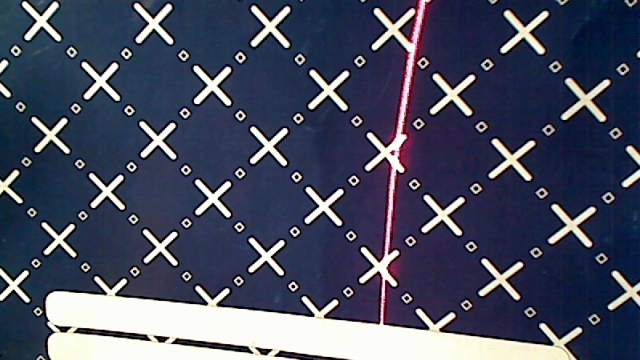
%> input picture Picture 18.jpg, 640 x 360 px
$ octave laser_line_detection.m   (GNU Octave 9; MATLAB toolbox functions it lacks are replaced by stand-ins)
%> lines starting %> are read from the running program, lines starting %| are printed output that depends on the picture; in (x1, y1, x2, y2) boxes, pixels count from 0 and x2, y2 are one past the last pixel; in counts of white or black regions, pixels touching at a corner belong together; the program's own positions count from 1
clear; close all; clc;
main();
% [1 line not run here, left out]
function main
% [10 lines of commented-out code are left out]
const_perc.HP_filter_size = 10;
const_perc.kernel_size = 1;
const_perc.diag_kernel_size = 0.75;
const_perc.fill_gap = 5;
const_perc.min_length = 20;
const_perc.fix_size = 1;

% Action what our code will process:
% 0 - photo
% 1 - video
% 2 - experiment with photo
action = 0;
switch action
    case 0 %Photo
        img_org = imread('Picture 18.jpg');
%> img_org is the input picture: size 360x640x3 uint8; mean R, G, B 71.9, 76.7, 96.3

        [const, kernels, kernels_diag, HP_filter] = init_detection(img_org, const_perc);
        line = perform_detection(img_org, const, kernels, kernels_diag, HP_filter);
        figure(1); imshow(img_org); hold on;
        plot_line(line);

    case 1 %Video
        reader = VideoReader('C-s_L-d.webm');
        start_frame = 110;
        img_org = readFrame(reader);
        [const, kernels, kernels_diag, HP_filter] = init_detection(img_org, const_perc);
        %Just read some starting frames
        for i = 1:start_frame
            readFrame(reader);
        end

        while hasFrame(reader)
            img_org = readFrame(reader);
            line = perform_detection(img_org, const, kernels, kernels_diag, HP_filter);
            figure(1); imshow(img_org); hold on;
            plot_line(line);
        end

    case 2 %Experiment
        img_org = imread('Picture HD.jpg');
        figure(1); imshow(img_org); hold on;
        xi = zeros(1,2); yi = zeros(1,2);
        for i=1:2
            [xi(i), yi(i)] = ginput(1);
            plot(xi(i),yi(i),'x','LineWidth',2,'Color','red');
        end
        plot([xi(1) xi(2)],[yi(1) yi(2)],'LineWidth',2,'Color','red');

        [const, kernels, kernels_diag, HP_filter] = init_detection(img_org, const_perc);
        line = perform_detection(img_org, const, kernels, kernels_diag, HP_filter);
        plot_line(line);

        %Calculate angle error
        user_angle = points_to_angle(xi, yi);
        detected_angle = points_to_angle([line.point1(1) line.point2(1)]...
            ,[line.point1(2) line.point2(2)]);
        angle_error = abs(user_angle - detected_angle);

        %Calculate detected points error
        %Calculate required parameters for line equation
        m = (yi(2)-yi(1))/(xi(2)-xi(1));
        b = yi(1) - m*xi(1);

        %Populate line equation with x's and y's
        x = 1:size(img_org,2);
        y = m*x + b;

        %Calculate distances between one of detected points and
        %points that user marked
        distances = zeros(1,size(img_org,2));
        for i=1:length(y)
            distances(i) = euclidean_distance(line.point1, [x(i) y(i)]);
        end
        point_error = min(distances);

        fprintf('Angle error: %f\n', angle_error);
        fprintf('Point error: %f\n', point_error);

    otherwise
        error('Unknown action %d', action);
end
end

% Perform all the laser line detection algorithm.
% img_org - RGB image where to detect laser line.
% const - structure of const values.
% kernels, kernels_diag - arrays of rotated kernels.
% HP_filter - Gaussian High Pass filter.
% ret - detected laser line.
function ret = perform_detection(img_org, const, kernels, kernels_diag, HP_filter)
%ret = best_line([2 2 2 2 2 2 2 2 2]);%ASDDASDASDASDDDASDASDAS
fprintf('Detecting...\n');
%Apply Fourier Transform to red channel of the image
img_red = img_org(:,:,1);
img_fft = fft2(img_red);
img_fft = fftshift(img_fft);

%Apply High Pass Filter to image frequency spectrum
fprintf('Filtering frequencies... ');
img_filtered = img_fft.*HP_filter;
img_filtered = fftshift(img_filtered);
img_filtered = ifft2(img_filtered);
img_filtered = uint8(real(img_filtered));
fprintf('Done\n');

%Get all the lines based on rotating kernel
fprintf('Detecting lines on kernel rotation... ');
lines = get_lines(img_filtered, kernels, const.fill_gap, const.min_length);
fprintf('Done\n');

%Get half of the lines with biggest point count
intensities = [lines(1:end).intensity];
[~,ind] = maxk(intensities, ceil(length(lines)*0.5));
intense_lines = lines(ind);

%Get pixel values of each line
fprintf('Acquiring pixels of lines for fixing points... ');
intense_lines = add_lines_pixels(intense_lines, kernels_diag, img_org, const.fix_size);
fprintf('Done\n');
%Fix line points and clean pixels then again add pixels
for i=1:length(intense_lines)
    intense_lines(i) = fix_line_points(intense_lines(i), const.fix_size);
    intense_lines(i).Rvals = [];
    intense_lines(i).Gvals = [];
    intense_lines(i).Bvals = [];
    intense_lines(i).Xvals = [];
    intense_lines(i).Yvals = [];
end
fprintf('Reacquiring pixels of lines... ');
intense_lines = add_lines_pixels(intense_lines, kernels_diag, img_org, 0);
fprintf('Done\n');
fprintf('Possible lines found: %d\n', length(intense_lines));

%Choose the best line based on particular rules
fprintf('Searching for laser line... ');
line = best_line(intense_lines);
fprintf('Done\n');

%Place line points in the center of line
line = fix_line_points(line, const.fix_size);
fprintf('Line detected at points: [%d %d] [%d %d] ', ...
    line.point1(1), line.point1(2), line.point2(1), line.point2(2));
fprintf('with angle %f\n', points_to_angle([line.point1(1), line.point2(1)],...
    [line.point1(2), line.point2(2)]))
ret = line;
fprintf('-------------------------------------------------------\n');
end

% Perform initialization of laser line detection
% img - image to initialize detection to.
% const_percents - structure of constants percentage.
% const - structure of const values.
% kernels, kernels_diag - arrays of rotated kernels.
% HP_filter - Gaussian High Pass filter.
function [const, kernels, kernels_diag, HP_filter] = init_detection(img, const_percents)
fprintf('Starting detector initialization...\n');
const = init_constants(const_percents, img);

kernel = generate_kernel(const.kernel_size);
kernels = kernel_rotate(kernel, false);
kernels_cnt = size(kernels,3);
fprintf('Rotated kernels count %d ', kernels_cnt);
if (kernels_cnt > 45)
    n = round(kernels_cnt/45);
    kernels = kernels(:,:,n:n:end);
    fprintf('was reduced to %d', size(kernels,3));
end
fprintf('\n');

kernel_diag = generate_kernel(const.diag_kernel_size);
kernels_diag = kernel_rotate(kernel_diag, false);

height = size(img,1);
width = size(img,2);
HP_filter = Gaussian_HP_filter(height, width, const.HP_filter_size);
fprintf('Initialization done\n');
fprintf('-------------------------------------------------------\n');
end

% Calculate constant values based on image size.
% const - structure constant percentages by image size.
% img - image to calculate constants from.
function ret = init_constants(const, img)

height = size(img,1);
%> height = 360
width = size(img,2);
%> width = 640
frame_size = sqrt(height^2 + width^2);
%> frame_size = 734.3
frame_size = real(frame_size);

fprintf('Frame given with size %dx%d\n', width, height);
%| Frame given with size 640x360

fprintf('Initializing detector constants with sizes: \n');
%Simply calculate value from percent given and round up to required number
ret.HP_filter_size = round(const.HP_filter_size*frame_size/100);
%> ret.HP_filter_size = 73
ret.kernel_size = round_odd(const.kernel_size*frame_size/100);
%> ret.kernel_size = 7
ret.diag_kernel_size = round_odd(const.diag_kernel_size*frame_size/100);
%> ret.diag_kernel_size = 5
ret.fill_gap = round(const.fill_gap*frame_size/100);
%> ret.fill_gap = 37
ret.min_length = round(const.min_length*frame_size/100);
%> ret.min_length = 147
ret.fix_size = round(const.fix_size*frame_size/100);
%> ret.fix_size = 7

fprintf('High Pass filter size: %d\n', ret.HP_filter_size);
%| High Pass filter size: 73
fprintf('Kernel size: %d\n', ret.kernel_size);
%| Kernel size: 7
fprintf('Diagonal kernel size: %d\n', ret.diag_kernel_size);
%| Diagonal kernel size: 5
fprintf('Hough Transform fill gap: %d\n', ret.fill_gap);
%| Hough Transform fill gap: 37
fprintf('Hough Transform minimum line length: %d\n', ret.min_length);
%| Hough Transform minimum line length: 147
fprintf('Fixing line points area size: %d\n', ret.fix_size);
%| Fixing line points area size: 7
%> in init_detection, `const = init_constants(const_percents, img);`: const = {HP_filter_size 73, kernel_size 7, diag_kernel_size 5, fill_gap 37, min_length 147, fix_size 7}
%> in generate_kernel, `center = ceil(kernel_size/2);`: center = 4
%> in init_detection, `kernel = generate_kernel(const.kernel_size);`: kernel = [0 0 0 0 0 0 0; 0 0 0 0 0 0 0; -1 -1 -1 -1 -1 -1 -1; 2 2 2 2 2 2 2; -1 -1 -1 -1 -1 -1 -1; 0 0 0 0 0 0 0; 0 0 0 0 0 0 0]
end

% Round to nearest odd integer.
% S - number to round.
function S = round_odd(S)
idx = mod(S,2)<1;
S = floor(S);
S(idx) = S(idx)+1;
end

% Move line points to brightest spot (line center)
% line - line to move.
% fix_size - line length to average
% ret - line with fixed points
% [15 lines left out: function fix_line_points, not called in this run]

% Choose the best line to match red laser line from array of lines.
% lines - array of lines.
% ret - chosen best line.
% [94 lines left out: function best_line, not called in this run]

% Add pixel values of lines to line structure array.
% lines - lines structure array.
% kernels_diag - array of another (bigger) rotated kernels, used for
%                extracting pixel values diagonally to line.
% img - RGB image to extract pixel values from.
% ret - structure of lines with pixel values.
% [58 lines left out: function add_lines_pixels, not called in this run]

% Get all the lines from image based on rotating kernel.
% img - image to search lines from.
% kernels - rotated kernels array.
% fill_gap, min_length - Hough Transform corresponding parameters.
function ret = get_lines(img, kernels, fill_gap, min_length)
%Structure initialization
lines(1).point1 = [0 0];
lines(1).point2 = [0 0];
lines(1).rotation = 0;
line_saved = false;
frame_size = 10; %To remove points from the very edges of binary image.
height = size(img,1);
width = size(img,2);
for i=1:size(kernels,3)
    kernel = kernels(:,:,i);

    %Apply kernel
    filtered = imfilter(img, kernel);
    %filtered = imgaussfilt(filtered,[2 2]);
    %imshow(filtered);
    %Top-hat
    SE = kernel_to_strel(kernel);

    top_hat = imadjust(filtered);
    %imshow(top_hat);

    %Threshold and median filter
    img_bin = top_hat > 127;
    %imshow(img_bin);
    img_bin = medfilt2(img_bin,[2 2]);
    %imshow(img_bin);
    img_bin = imtophat(img_bin, SE);
    %imshow(img_bin);

    %Remove white points from edges of the frame.
    img_bin(:,1:frame_size)=0;
    img_bin(:,width-frame_size:end)=0;
    img_bin(1:frame_size,:)=0;
    img_bin(height-frame_size:end,:)=0;

    % [6 lines of commented-out code are left out]
    hough_lines = perform_hough(img_bin, fill_gap, min_length);
    for j=1:length(hough_lines)
        if line_saved == false
            lines(1).point1 = hough_lines(j).point1;
            lines(1).point2 = hough_lines(j).point2;
            lines(1).intensity = hough_lines(j).intensity;
            lines(1).rotation = i;
            line_saved = true;
        else
            lines(end+1).point1 = hough_lines(j).point1;
            lines(end).point2 = hough_lines(j).point2;
            lines(end).intensity = hough_lines(j).intensity;
            lines(end).rotation = i;
        end
    end
end
ret = lines;
end

% Perform Hough Transformation on binary image with provided parameters.
% img_bin - binary image to serach lines.
% fill_gap - minimum distance between two line segments to merge that
%            line into one line
% min_length - minimum length of line to consider it to be a line.
% ret  - structures of lines found with their parameters.
function ret = perform_hough(img_bin, fill_gap, min_length)
[H,T,R] = hough(img_bin,'RhoResolution',1,'Theta',-90:1:89);
P  = houghpeaks(H,30);
lines = houghlines(img_bin,T,R,P,'FillGap',fill_gap,'MinLength',min_length);

for i = 1:length(lines)
    theta = lines(i).theta;
    rho = lines(i).rho;
    T_theta = T==theta;
    R_rho = R==rho;
    hough_intensity = H(R_rho, T_theta);
    lines(i).intensity = hough_intensity;
end

ret=lines;
end

% Rotate kernel in all possible rotations.
% kernel - kernel in horizontal position.
% visualize - if set to true, visualization of rotation will be shown.
% ret - all the rotated kernels in one array.
function ret = kernel_rotate(kernel, visualize)
%> called with visualize = false
% Check if kernel dimensions are the same.
if (size(kernel,1) ~= size(kernel,2))
   error('Kernel dimensions must be the same.');
end

% Check if kernel size is an odd number.
dim = size(kernel,1);
%> dim = 7
if (mod(dim,2) == 0)
    error('Kernel dimensions must be an odd number.');
end

center = round(dim/2);
rot = center;
%> rot = 4

kernel_org = kernel;
%> kernel_org has the same summary as kernel in init_detection

%Draw frame of zeros on kernel so we would have enough space for rotation.
kernel=conv2(kernel,[0,0,0;0,1,0;0,0,0]);
%> kernel = [0 0 0 0 0 0 0 0 0; 0 0 0 0 0 0 0 0 0; 0 0 0 0 0 0 0 0 0; 0 -1 -1 -1 -1 -1 -1 -1 0; 0 2 2 2 2 2 2 2 0; 0 -1 -1 -1 -1 -1 -1 -1 0; 0 0 0 0 0 0 0 0 0; 0 0 0 0 0 0 0 0 0; 0 0 0 0 0 0 0 0 0]
hor = kernel; %Save initial horizontal kernel.
%> hor has the same summary as kernel
hor_rot = [];
k=1;
%45 degrees clockwise from horizontal
for i=1:rot
    for j=rot:-1:i+1
        kernel(center+i:center+i+2, center+j) = kernel(center+i-1:center+i+1, center+j);
        kernel(center+i-1,center+j) = 0;

        kernel(center-i:center-i+2, center-j+2) = kernel(center-i+1:center-i+3, center-j+2);
        kernel(center-i+3,center-j+2) = 0;

        hor_rot(:,:,k) = kernel;
        k = k+1;
    end
end
%> this loop made 4 passes
%> after the loop, k = 7; kernel = [0 -1 0 0 0 0 0 0 0; 0 2 -1 0 0 0 0 0 0; 0 -1 2 -1 0 0 0 0 0; 0 0 -1 2 -1 0 0 0 0; 0 0 0 -1 2 -1 0 0 0; 0 0 0 0 -1 2 -1 0 0; 0 0 0 0 0 -1 2 -1 0; 0 0 0 0 0 0 -1 2 0; 0 0 0 0 0 0 0 -1 0]

kernel=conv2(kernel_org,[0,0,0;0,1,0;0,0,0]);
%> kernel = [0 0 0 0 0 0 0 0 0; 0 0 0 0 0 0 0 0 0; 0 0 0 0 0 0 0 0 0; 0 -1 -1 -1 -1 -1 -1 -1 0; 0 2 2 2 2 2 2 2 0; 0 -1 -1 -1 -1 -1 -1 -1 0; 0 0 0 0 0 0 0 0 0; 0 0 0 0 0 0 0 0 0; 0 0 0 0 0 0 0 0 0]
hor_inv = [];
k=1;
%45 degrees counter-clockwise from horizontal
for i=1:rot
    for j=rot:-1:i+1
        kernel(center+i:center+i+2, center-j+2) = kernel(center+i-1:center+i+1, center-j+2);
        kernel(center+i-1,center-j+2) = 0;

        kernel(center-i:center-i+2, center+j) = kernel(center-i+1:center-i+3, center+j);
        kernel(center-i+3,center+j) = 0;

        hor_inv(:,:,k) = kernel;
        k=k+1;
    end
end
%> after the loop, kernel = [0 0 0 0 0 0 0 -1 0; 0 0 0 0 0 0 -1 2 0; 0 0 0 0 0 -1 2 -1 0; 0 0 0 0 -1 2 -1 0 0; 0 0 0 -1 2 -1 0 0 0; 0 0 -1 2 -1 0 0 0 0; 0 -1 2 -1 0 0 0 0 0; 0 2 -1 0 0 0 0 0 0; 0 -1 0 0 0 0 0 0 0]


%---------------------------Make kernel vertical---------------------------
kernel=rot90(kernel_org);
%> kernel = [0 0 -1 2 -1 0 0; 0 0 -1 2 -1 0 0; 0 0 -1 2 -1 0 0; 0 0 -1 2 -1 0 0; 0 0 -1 2 -1 0 0; 0 0 -1 2 -1 0 0; 0 0 -1 2 -1 0 0]
kernel=conv2(kernel,[0,0,0;0,1,0;0,0,0]);
%> kernel = [0 0 0 0 0 0 0 0 0; 0 0 0 -1 2 -1 0 0 0; 0 0 0 -1 2 -1 0 0 0; 0 0 0 -1 2 -1 0 0 0; 0 0 0 -1 2 -1 0 0 0; 0 0 0 -1 2 -1 0 0 0; 0 0 0 -1 2 -1 0 0 0; 0 0 0 -1 2 -1 0 0 0; 0 0 0 0 0 0 0 0 0]

ver = kernel;
%> ver has the same summary as kernel
ver_inv = [];
k=1;
%45 degrees counter-clockwise from vertical
for i=1:rot
    for j=rot:-1:i+1
        kernel(center+j, center+i:center+i+2) = kernel(center+j, center+i-1:center+i+1);
        kernel(center+j, center+i-1) = 0;

        kernel(center-j+2, center-i:center-i+2) = kernel(center-j+2, center-i+1:center-i+3);
        kernel(center-j+2, center-i+3) = 0;

        ver_inv(:,:,k) = kernel;
        k=k+1;
    end
end
%> after the loop, kernel = [0 0 0 0 0 0 0 0 0; -1 2 -1 0 0 0 0 0 0; 0 -1 2 -1 0 0 0 0 0; 0 0 -1 2 -1 0 0 0 0; 0 0 0 -1 2 -1 0 0 0; 0 0 0 0 -1 2 -1 0 0; 0 0 0 0 0 -1 2 -1 0; 0 0 0 0 0 0 -1 2 -1; 0 0 0 0 0 0 0 0 0]

kernel=rot90(kernel_org);
%> kernel = [0 0 -1 2 -1 0 0; 0 0 -1 2 -1 0 0; 0 0 -1 2 -1 0 0; 0 0 -1 2 -1 0 0; 0 0 -1 2 -1 0 0; 0 0 -1 2 -1 0 0; 0 0 -1 2 -1 0 0]
kernel=conv2(kernel,[0,0,0;0,1,0;0,0,0]);
%> kernel = [0 0 0 0 0 0 0 0 0; 0 0 0 -1 2 -1 0 0 0; 0 0 0 -1 2 -1 0 0 0; 0 0 0 -1 2 -1 0 0 0; 0 0 0 -1 2 -1 0 0 0; 0 0 0 -1 2 -1 0 0 0; 0 0 0 -1 2 -1 0 0 0; 0 0 0 -1 2 -1 0 0 0; 0 0 0 0 0 0 0 0 0]

ver_rot = [];
k=1;
%45 degrees clockwise from vertical
for i=1:rot
    for j=rot:-1:i+1
        kernel(center-j+2, center+i:center+i+2) = kernel(center-j+2, center+i-1:center+i+1);
        kernel(center-j+2, center+i-1) = 0;

        kernel(center+j, center-i:center-i+2) = kernel(center+j, center-i+1:center-i+3);
        kernel(center+j, center-i+3) = 0;

        ver_rot(:,:,k) = kernel;
        k=k+1;
    end
end
%> after the loop, kernel = [0 0 0 0 0 0 0 0 0; 0 0 0 0 0 0 -1 2 -1; 0 0 0 0 0 -1 2 -1 0; 0 0 0 0 -1 2 -1 0 0; 0 0 0 -1 2 -1 0 0 0; 0 0 -1 2 -1 0 0 0 0; 0 -1 2 -1 0 0 0 0 0; -1 2 -1 0 0 0 0 0 0; 0 0 0 0 0 0 0 0 0]

%Now put all the kernels in order in a single array.
kernels = hor;
%> kernels = [0 0 0 0 0 0 0 0 0; 0 0 0 0 0 0 0 0 0; 0 0 0 0 0 0 0 0 0; 0 -1 -1 -1 -1 -1 -1 -1 0; 0 2 2 2 2 2 2 2 0; 0 -1 -1 -1 -1 -1 -1 -1 0; 0 0 0 0 0 0 0 0 0; 0 0 0 0 0 0 0 0 0; 0 0 0 0 0 0 0 0 0]
%> in init_detection, `kernels_cnt = size(kernels,3);`: kernels_cnt = 26
%| Rotated kernels count 26
%> in init_detection, `kernel_diag = generate_kernel(const.diag_kernel_size);`: kernel_diag = [0 0 0 0 0; -1 -1 -1 -1 -1; 2 2 2 2 2; -1 -1 -1 -1 -1; 0 0 0 0 0]
%> the loop in kernel_rotate (call 2), `for i=1:rot` made 3 passes
kernels(:,:,end+1:end+size(hor_rot,3)) = hor_rot;
kernels(:,:,end+1:end+size(ver_inv,3)) = flip(ver_inv,3);
kernels(:,:,end+1:end+size(ver,3)) = ver;
kernels(:,:,end+1:end+size(ver_rot,3)) = ver_rot;
kernels(:,:,end+1:end+size(hor_inv,3)) = flip(hor_inv,3);
ret = kernels;

%---------------VIZUALISATION---------------
if (visualize == true)
    figure(99);
    viz_kernels = kernels;
    for i=1:size(kernels,3)
        mat=kernels(:,:,i);
        mat(mat==2)=255;
        mat(mat==-1)=127;
        viz_kernels(:,:,i)=mat;
    end

    for i=1:size(viz_kernels,3)
        imshow(mat2gray(viz_kernels(:,:,i)),'InitialMagnification','fit');
        pause(1);
    end
end
end

% Generates horizontal kernel with provided size.
% kernel_size - kernel size, has to be an odd number.
% kernel - generated kernel.
function kernel = generate_kernel(kernel_size)
%Check if size provided is an odd number.
if (mod(kernel_size, 2) == 0)
   error('Kernel size must be odd number') ;
end

kernel = zeros(kernel_size,kernel_size);
center = ceil(kernel_size/2);
kernel(center,:) = 2;
kernel(center - 1,:) = -1;
kernel(center + 1,:) = -1;
end

% Converts kernel to Structuring Element for Top-Hat Filter.
% kernel - kernel to convert.
% se - Structuring Element for Top-Hat Filter.
function se = kernel_to_strel(kernel)
se = kernel;
se(1,:) = [];
se(end,:) = [];
se(:,1) = [];
se(:,end) = [];
se = strel(se);
end

% Converts kernel used for convolution to binary matrix.
% kernel - kernel to convert.
% ret - binary matrix converted from kernel.
% [11 lines left out: function kernel_to_line, not called in this run]

% Generates Gaussian High Pass filter with provided radius.
% height, width - dimensions of image to filter.
% rad - radius of Gaussian HP filter.
% ret - Gaussian High Pass filter.
function ret = Gaussian_HP_filter(height, width, rad)
%> called with height = 360, width = 640, rad = 73
center = [height/2 width/2]; %Center of spectrum
%> center = [180 320]
ret = ones(height, width);

for i = 1:width
    for j = 1:height
        dist = euclidean_distance([j,i], center);
        ret(j,i) = 1 - exp(-dist^2/(2*rad^2));
    end
end
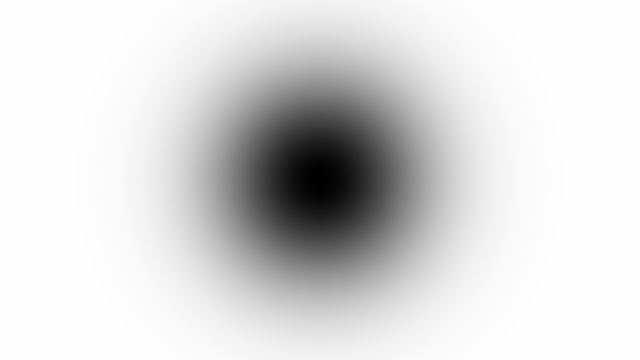
%> ret: size 360x640 double; min 0, max 1, mean 0.857
%> in perform_detection, `img_red = img_org(:,:,1);`:
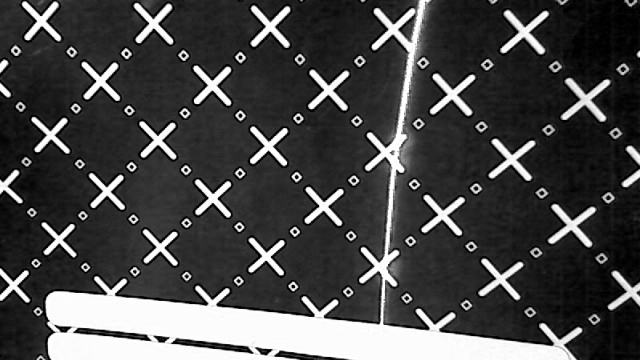
%> img_red: size 360x640 uint8; min 0, max 255, mean 71.9
%> in perform_detection, `img_filtered = uint8(real(img_filtered));`:
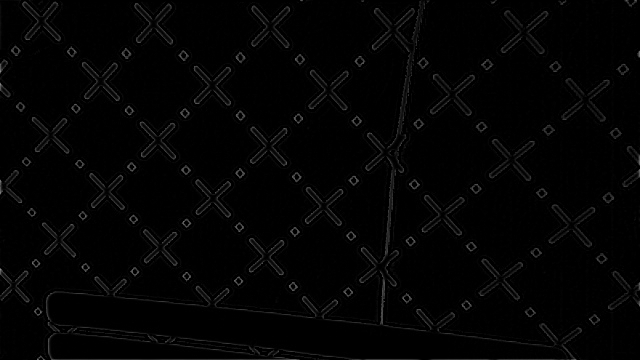
%> img_filtered: size 360x640 uint8; min 0, max 140, mean 3.7
%> the loop in get_lines, `for i=1:size(kernels,3)` made 26 passes
%> P in perform_hough on passes 1, 5, 6, 7, 8, 9, 10, 18, 19, 20, 21, 22: [452 7; 418 7], [748 47; 828 48; 672 46; 921 49], [833 48; 921 49; 752 47; 668 44; 679 47; 904 46], [833 48; 752 47; 921 49; 680 48; 706 45; 1010 49], [833 48; 921 49; 752 47; 679 47; 1010 49; 904 46], [833 48; 921 49; 752 47; 680 48; 1010 49], [828 48; 921 49; 752 48; 679 47; 1010 49], [945 136; 1025 138; 864 134], [945 136; 1025 138; 1103 140; 864 134], [945 136; 1025 138; 1103 140], [1103 140; 945 136; 1181 142; 1025 138], [1103 140; 945 136; 1025 138; 1181 142]
%> (P in perform_hough, ret in perform_hough, hough_lines) on passes 12 to 16: ([1136 95], empty struct, empty struct), ([1136 95; 945 136; 633 4; 1104 89], empty struct, empty struct), ([1136 95; 1146 100; 798 87; 1104 89; 970 91; 945 136], empty struct, empty struct), ([1136 95; 1146 100], empty struct, empty struct), ([1136 95; 1146 100], empty struct, empty struct)
%> pass 1, in get_lines, `filtered = imfilter(img, kernel);`:
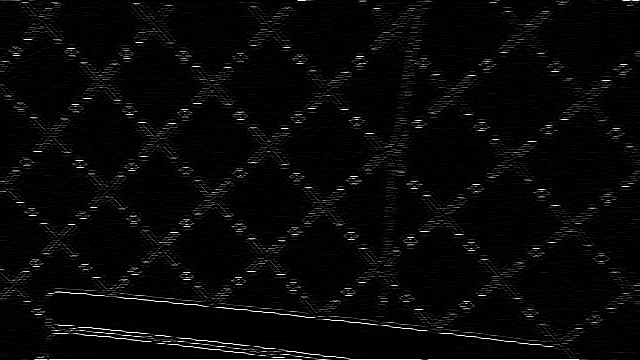
%> filtered: size 360x640 uint8; min 0, max 255, mean 8.1
%> pass 1, in get_lines, `img_bin = top_hat > 127;`:
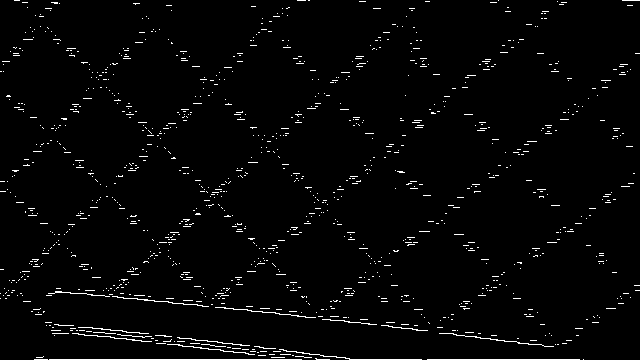
%> img_bin: size 360x640 logical; 2.4% white in thin lines or dots
%> pass 1, in get_lines, `img_bin = medfilt2(img_bin,[2 2]);`:
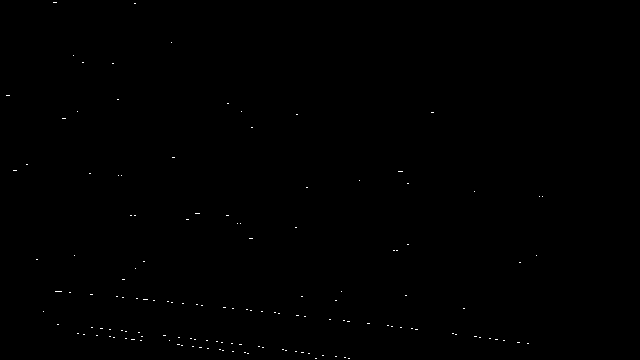
%> img_bin: size 360x640 logical; 0.13% white in thin lines or dots, all inside (x1, y1, x2, y2) = (6, 2, 543, 359)
%> after the loop in get_lines, `for i=1:size(kernels,3)`:
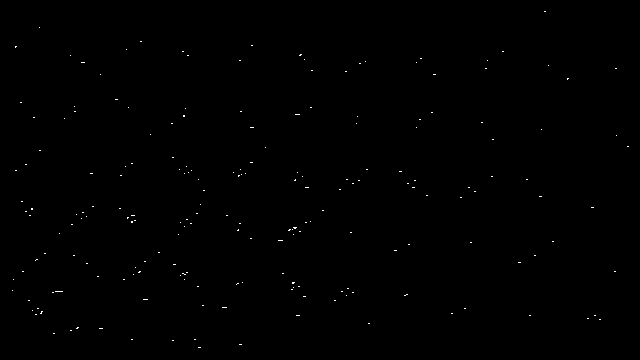
%> img_bin: size 360x640 logical; 0.18% white in thin lines or dots
%> after the loop in get_lines, `for i=1:size(kernels,3)`: line_saved = true; lines = 60 lines; longest, point1 to point2 (x, y): (412, 15) to (114, 294), (406, 21) to (114, 294), (412, 15) to (156, 255), (139, 11) to (370, 259), (403, 24) to (156, 255), (139, 11) to (367, 256)
%> in get_lines, `ret = lines;`: ret has the same summary as lines
%> in perform_detection, `intensities = [lines(1:end).intensity];`: intensities = 60 values, max 129 at index 41, min 20 at index 28, mean 70.98
%> (the run ends here)
